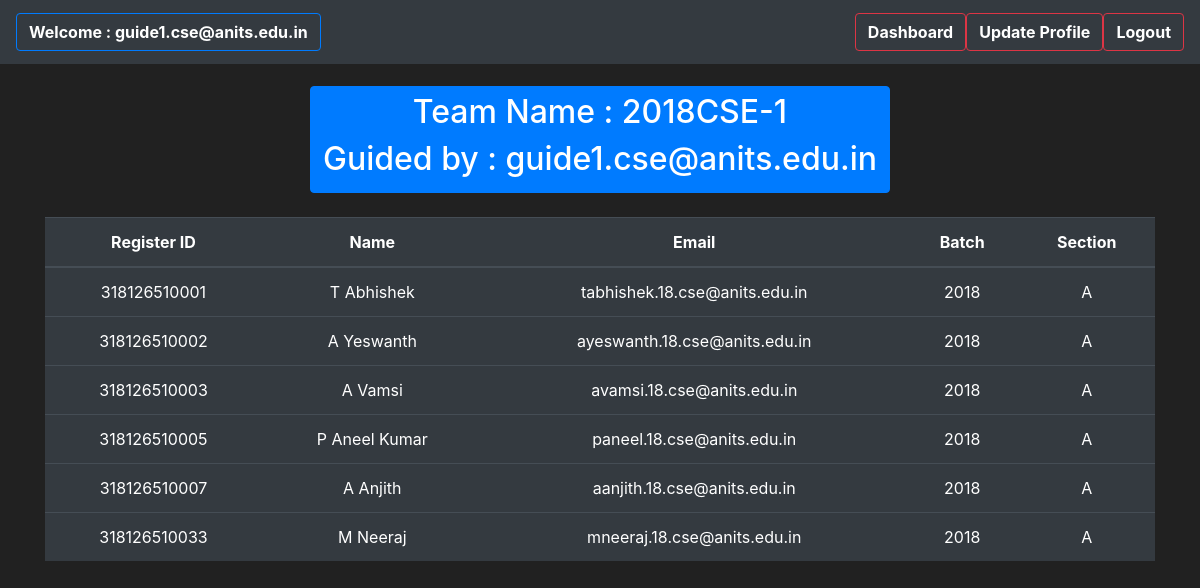
Screenshot of /view_team/2018CSE-1 (signed in) with the database file from the repository.
### project/models.py (models this page shows, shortened)
class User(db.Model,UserMixin):
    id = db.Column(db.Integer(), primary_key=True)
    email = db.Column(db.String(length=50),nullable=False)
    role = db.Column(db.String(length=20),nullable=False)
    password_hash = db.Column(db.String(length=100),nullable=False)

class Student(db.Model,UserMixin):
    name = db.Column(db.String(length=50),nullable=False)
    email = db.Column(db.String(length=50),primary_key=True)
    reg_id = db.Column(db.String(length=13),nullable=False,unique=True)
    dept = db.Column(db.String(length=7),nullable=False)
    batch = db.Column(db.String(length=15),nullable=False)
    section = db.Column(db.String(length=2),nullable=False)
    password_hash = db.Column(db.String(length=100),nullable=False)
    guide = db.Column(db.String(length=50),nullable=True)
    team = db.Column(db.String(length=50),nullable=True)

### project/routes.py (the view)
@app.route('/view_team/<team_name>')
@login_required
def view_team_page(team_name):
    current_team = Student.query.filter_by(team=team_name).all()
    guide = Student.query.filter_by(team=team_name).first().guide
    return(render_template("view_team.html",team_name=team_name,current_team=current_team,guide=guide))

### project/models.py (called while the page is built)
@login_manager.user_loader
def load_user(user_id):
    return(User.query.get(int(user_id)))

### project/templates/view_team.html (shortened to what this page needs)
<!DOCTYPE html>
<html lang="en">
<head>
    <link rel="stylesheet" href="https://cdn.jsdelivr.net/npm/bootstrap@4.5.3/dist/css/bootstrap.min.css">
</head>
<body>
    <nav class="navbar navbar-expand-md navbar-dark bg-dark">
        <a class="navbar-brand" href="#">
            <button class="btn btn-outline-primary">
                <b>Welcome : {{ current_user.email }}</b>
            </button>
        </a>
        <ul class="navbar-nav">
            <ul class="navbar-nav mr-auto">
                <li class="nav-item">
                    <a href="{{ url_for('guide_dashboard_page') }}">
                        <button type="button" class="btn btn-outline-danger">
                            <b>Dashboard</b>
                        </button>
                    </a>
                </li>
                <li class="nav-item">
                    <a href="#">
                        <button type="button" class="btn btn-outline-danger">
                            <b>Update Profile</b>
                        </button>
                    </a>
                </li>
                <li class="nav-item">
                    <a href="{{ url_for('logout_page') }}">
                        <button type="button" class="btn btn-outline-danger">
                            <b>Logout</b>
                        </button>
                    </a>
                </li>
            </ul>
    </nav>
    <div class="text-center">
        <div class="container">
            <button type="button" class="btn btn-primary" style="margin-top: 2%;">
                <h2>Team Name : {{ team_name }}</h2>
                <h2>Guided by : {{ guide }}</h2>
            </button>
            <br><br>
            <table class="table table-hover table-dark">
                <thead>
                    <tr>
                        <th>Register ID</th>
                        <th>Name</th>
                        <th>Email</th>
                        <th>Batch</th>
                        <th>Section</th>
                    </tr>
                </thead>
                <tbody>
                    {% for student in current_team %}
                        <tr>
                            <td>{{ student.reg_id }}</td>
                            <td>{{ student.name }}</td>
                            <td>{{ student.email }}</td>
                            <td>{{ student.batch }}</td>
                            <td>{{ student.section }}</td>
                        </tr>
                    {% endfor%}
                </tbody>
            </table>
        </div>
    </div>
   </body>
</body>

### project/templates/view_team.html (style rules this page uses)
body { background-color: #212121; color: white; }
b { color: white; }
body { background-color: #212121; color: white }

### rows the page displays
User: email "guide1.cse@anits.edu.in"
Student: guide "guide1.cse@anits.edu.in", reg_id "318126510001", name "T Abhishek", email "tabhishek.18.cse@anits.edu.in", batch "2018", section "A"
Student: reg_id "318126510002", name "A Yeswanth", email "ayeswanth.18.cse@anits.edu.in", batch "2018", section "A"
Student: reg_id "318126510003", name "A Vamsi", email "avamsi.18.cse@anits.edu.in", batch "2018", section "A"
Student: reg_id "318126510005", name "P Aneel Kumar", email "paneel.18.cse@anits.edu.in", batch "2018", section "A"
Student: reg_id "318126510007", name "A Anjith", email "aanjith.18.cse@anits.edu.in", batch "2018", section "A"
Student: reg_id "318126510033", name "M Neeraj", email "mneeraj.18.cse@anits.edu.in", batch "2018", section "A"

### other values shown
{{ team_name }} "2018CSE-1"
